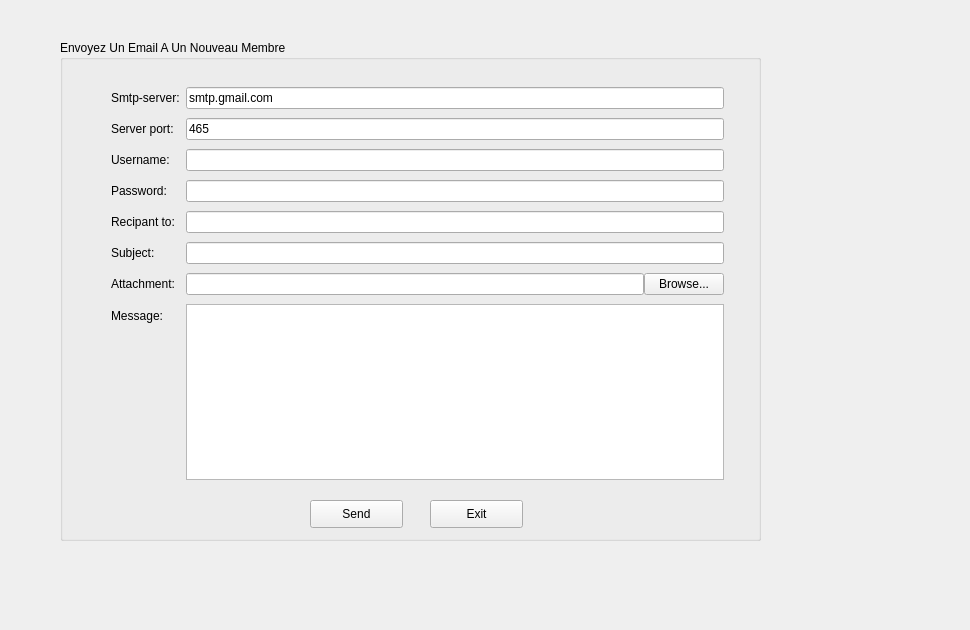
      <widget class="QWidget" name="tab_11">
       <attribute name="title">
        <string>Mailing</string>
       </attribute>
       <widget class="QFrame" name="frame">
        <property name="geometry">
         <rect>
          <x>102</x>
          <y>78</y>
          <width>631</width>
          <height>411</height>
         </rect>
        </property>
        <layout class="QFormLayout" name="formLayout">
         <property name="fieldGrowthPolicy">
          <enum>QFormLayout::ExpandingFieldsGrow</enum>
         </property>
         <property name="rowWrapPolicy">
          <enum>QFormLayout::WrapLongRows</enum>
         </property>
         <property name="verticalSpacing">
          <number>9</number>
         </property>
         <item row="0" column="0">
          <widget class="QLabel" name="label_38">
           <property name="text">
            <string>Smtp-server:</string>
           </property>
          </widget>
         </item>
         <item row="0" column="1">
          <widget class="QLineEdit" name="server">
           <property name="text">
            <string>smtp.gmail.com</string>
           </property>
          </widget>
         </item>
         <item row="1" column="0">
          <widget class="QLabel" name="label_39">
           <property name="text">
            <string>Server port:</string>
           </property>
          </widget>
         </item>
         <item row="1" column="1">
          <widget class="QLineEdit" name="port">
           <property name="text">
            <string>465</string>
           </property>
          </widget>
         </item>
         <item row="2" column="0">
          <widget class="QLabel" name="label_40">
           <property name="text">
            <string>Username:</string>
           </property>
          </widget>
         </item>
         <item row="2" column="1">
          <widget class="QLineEdit" name="uname"/>
         </item>
         <item row="3" column="0">
          <widget class="QLabel" name="label_41">
           <property name="text">
            <string>Password:</string>
           </property>
          </widget>
         </item>
         <item row="3" column="1">
          <widget class="QLineEdit" name="paswd">
           <property name="inputMask">
            <string/>
           </property>
           <property name="echoMode">
            <enum>QLineEdit::Password</enum>
           </property>
          </widget>
         </item>
         <item row="4" column="0">
          <widget class="QLabel" name="label_42">
           <property name="text">
            <string>Recipant to:</string>
           </property>
          </widget>
         </item>
         <item row="4" column="1">
          <widget class="QLineEdit" name="rcpt"/>
         </item>
         <item row="5" column="0">
          <widget class="QLabel" name="label_43">
           <property name="text">
            <string>Subject:</string>
           </property>
          </widget>
         </item>
         <item row="5" column="1">
          <widget class="QLineEdit" name="subject"/>
         </item>
         <item row="6" column="0">
          <widget class="QLabel" name="label_44">
           <property name="text">
            <string>Attachment:</string>
           </property>
          </widget>
         </item>
         <item row="7" column="0">
          <widget class="QLabel" name="label_45">
           <property name="text">
            <string>Message:</string>
           </property>
          </widget>
         </item>
         <item row="7" column="1">
          <widget class="QPlainTextEdit" name="msg"/>
         </item>
         <item row="6" column="1">
          <layout class="QHBoxLayout" name="horizontalLayout_3">
           <item>
            <widget class="QLineEdit" name="file">
             <property name="readOnly">
              <bool>true</bool>
             </property>
            </widget>
           </item>
           <item>
            <widget class="QPushButton" name="browseBtn">
             <property name="text">
              <string>Browse...</string>
             </property>
            </widget>
           </item>
          </layout>
         </item>
        </layout>
       </widget>
       <widget class="QPushButton" name="sendBtn">
        <property name="geometry">
         <rect>
          <x>310</x>
          <y>500</y>
          <width>93</width>
          <height>28</height>
         </rect>
        </property>
        <property name="text">
         <string>Send</string>
        </property>
       </widget>
       <widget class="QPushButton" name="exitBtn">
        <property name="geometry">
         <rect>
          <x>430</x>
          <y>500</y>
          <width>93</width>
          <height>28</height>
         </rect>
        </property>
        <property name="text">
         <string>Exit</string>
        </property>
       </widget>
       <widget class="QLabel" name="label_46">
        <property name="geometry">
         <rect>
          <x>0</x>
          <y>0</y>
          <width>961</width>
          <height>621</height>
         </rect>
        </property>
        <property name="styleSheet">
         <string notr="true">background-image:url(:/gris.jpg)</string>
        </property>
        <property name="text">
         <string/>
        </property>
       </widget>
       <widget class="QGroupBox" name="groupBox_11">
        <property name="geometry">
         <rect>
          <x>60</x>
          <y>40</y>
          <width>701</width>
          <height>501</height>
         </rect>
        </property>
        <property name="title">
         <string>Envoyez Un Email A Un Nouveau Membre </string>
        </property>
       </widget>
       <zorder>groupBox_11</zorder>
       <zorder>label_46</zorder>
       <zorder>frame</zorder>
       <zorder>sendBtn</zorder>
       <zorder>exitBtn</zorder>
      </widget>
